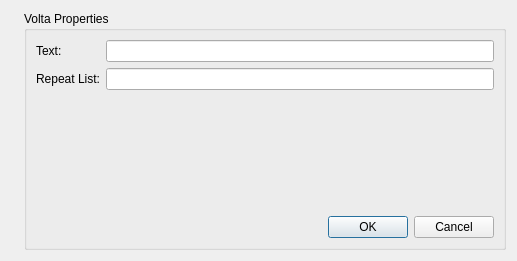
<ui version="4.0" >
 <class>VoltaPropertyBase</class>
 <widget class="QDialog" name="VoltaPropertyBase" >
  <property name="geometry" >
   <rect>
    <x>0</x>
    <y>0</y>
    <width>517</width>
    <height>261</height>
   </rect>
  </property>
  <property name="windowTitle" >
   <string>Volta Properties</string>
  </property>
  <layout class="QVBoxLayout" name="verticalLayout" >
   <item>
    <layout class="QHBoxLayout" name="horizontalLayout" >
     <item>
      <widget class="QLabel" name="label_3" >
       <property name="sizePolicy" >
        <sizepolicy vsizetype="Ignored" hsizetype="Fixed" >
         <horstretch>0</horstretch>
         <verstretch>0</verstretch>
        </sizepolicy>
       </property>
       <property name="text" >
        <string/>
       </property>
       <property name="pixmap" >
        <pixmap resource="mscore.qrc" >:/data/bg1.jpg</pixmap>
       </property>
      </widget>
     </item>
     <item>
      <widget class="QGroupBox" name="groupBox" >
       <property name="title" >
        <string>Volta Properties</string>
       </property>
       <property name="flat" >
        <bool>true</bool>
       </property>
       <layout class="QVBoxLayout" name="verticalLayout_2" >
        <item>
         <layout class="QGridLayout" name="gridLayout" >
          <item row="0" column="0" >
           <widget class="QLabel" name="label" >
            <property name="text" >
             <string>Text:</string>
            </property>
           </widget>
          </item>
          <item row="0" column="1" >
           <widget class="QLineEdit" name="text" />
          </item>
          <item row="1" column="0" >
           <widget class="QLabel" name="label_2" >
            <property name="text" >
             <string>Repeat List:</string>
            </property>
           </widget>
          </item>
          <item row="1" column="1" >
           <widget class="QLineEdit" name="repeat" />
          </item>
         </layout>
        </item>
        <item>
         <spacer name="verticalSpacer" >
          <property name="orientation" >
           <enum>Qt::Vertical</enum>
          </property>
          <property name="sizeHint" stdset="0" >
           <size>
            <width>20</width>
            <height>87</height>
           </size>
          </property>
         </spacer>
        </item>
        <item>
         <widget class="QDialogButtonBox" name="buttonBox" >
          <property name="orientation" >
           <enum>Qt::Horizontal</enum>
          </property>
          <property name="standardButtons" >
           <set>QDialogButtonBox::Cancel|QDialogButtonBox::Ok</set>
          </property>
         </widget>
        </item>
       </layout>
      </widget>
     </item>
    </layout>
   </item>
  </layout>
 </widget>
 <resources>
  <include location="mscore.qrc" />
 </resources>
 <connections>
  <connection>
   <sender>buttonBox</sender>
   <signal>accepted()</signal>
   <receiver>VoltaPropertyBase</receiver>
   <slot>accept()</slot>
   <hints>
    <hint type="sourcelabel" >
     <x>248</x>
     <y>254</y>
    </hint>
    <hint type="destinationlabel" >
     <x>157</x>
     <y>274</y>
    </hint>
   </hints>
  </connection>
  <connection>
   <sender>buttonBox</sender>
   <signal>rejected()</signal>
   <receiver>VoltaPropertyBase</receiver>
   <slot>reject()</slot>
   <hints>
    <hint type="sourcelabel" >
     <x>316</x>
     <y>260</y>
    </hint>
    <hint type="destinationlabel" >
     <x>286</x>
     <y>274</y>
    </hint>
   </hints>
  </connection>
 </connections>
</ui>
